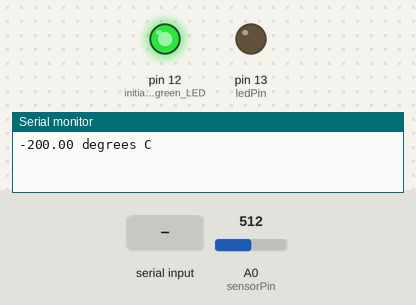
A sketch run on a simulated Arduino Uno, built with avr-gcc and run on an emulated ATmega328P. On the bench: output pins drawn as LEDs (lit = HIGH), the last lines printed to the serial monitor. The test bench sets the inputs (shaded band); at power-on: A0 (sensorPin) = 512.

Above: at 1.2 s.
1.3 s: A0 (sensorPin) set to 112
5.2 s: A0 (sensorPin) set to 97
At 9.0 s:
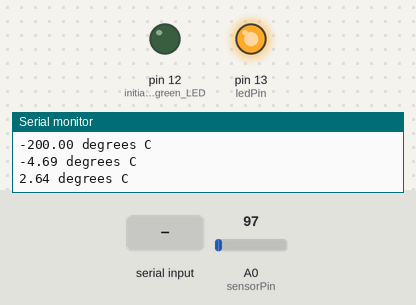
9.5 s: "0" received over Serial
13.5 s: A0 (sensorPin) set to 122
At 16.3 s:
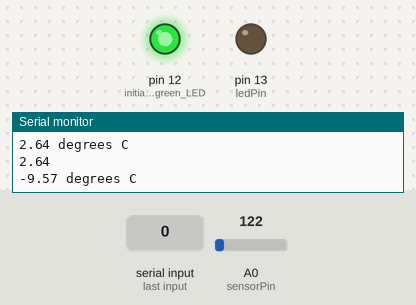
17.5 s: A0 (sensorPin) set to 0
At 20.6 s:
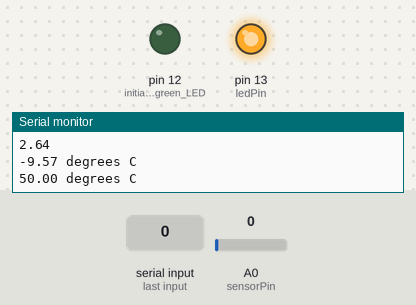
Timing chart, 0 to 22.1 s (numbered marks = the images above; inputs shaded):
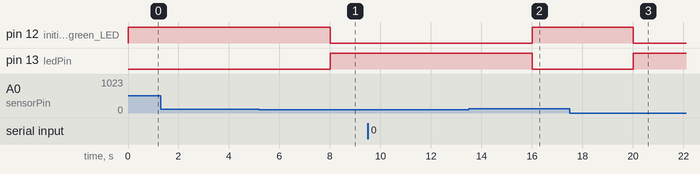

The sketch:

Bluetooth_Temperature_Sensor.ino
```cpp
// Determines the temperature within the shoe and then send the input reading to the an Android Device.
// Requires ArduDroid Application

int sensorPin = 0; // intialize variable which will hold temp. sensor data
int ledPin = 13; // create the Red LED value
int state = 0;
int flag = 0;

void setup()
{
  Serial.begin(9600);  //Start the serial connection with the computer
  pinMode(ledPin, OUTPUT); // initialize the red LED
  digitalWrite(ledPin, LOW);
  pinMode(12, OUTPUT); // initialize the green LED

}

void loop() {
  int reading = analogRead(sensorPin);  //getting the voltage reading from the temperature sensor

 float voltage = reading * 5.0;// converting that reading to voltage, for 3.3v arduino use 3.3
 voltage /= 1024.0;

 float celcius = ((voltage - 0.5) * 100) * -1 ;

 Serial.print(celcius); Serial.println(" degrees C"); // print temp. in celcius to serial monitor

if(Serial.available() > 0){
 state = Serial.read();
 flag=0;
 }

 if (state == '0') {
 digitalWrite(ledPin, LOW);
 if(flag == 0){
 Serial.println(celcius); // show temperature in textbox
 flag = 1;
 }
 }

 else if (state == '1') {
 digitalWrite(ledPin, HIGH);
 if(flag == 0){
 Serial.println(celcius); // show temperature in textbox
 flag = 1;
 }
 }
   if (celcius > 0) // comparison statement to check whether stored data is greater than melting point
  {
    digitalWrite(13, HIGH); // if temp reading is above 0 degrees
    digitalWrite(12, LOW);
  }
  else
  {
    digitalWrite(12, HIGH); // if temp reading is below 0 degrees
    digitalWrite(13, LOW);
  }
    delay(4000); // wait 4 seconds between each reading
}
```

Measured:
- the behaviour switches between 103 and 102 on A0 (sensorPin) (found by bisection; images 0 and 1)
- after the input at 5.2 s, pin 12 (initialize_the_green_LED): HIGH → LOW after 2.8 s; pin 13 (ledPin): LOW → HIGH after 2.8 s
- after the input at 13.5 s, pin 12 (initialize_the_green_LED): LOW → HIGH after 2.5 s; pin 13 (ledPin): HIGH → LOW after 2.5 s
- after the input at 17.5 s, pin 12 (initialize_the_green_LED): HIGH → LOW after 2.5 s; pin 13 (ledPin): LOW → HIGH after 2.5 s
